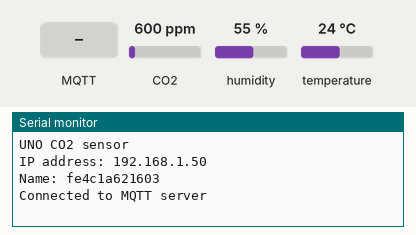
This program was run on a simulated Arduino Uno, built for the host (arithmetic inside an expression is 32-bit, double 64-bit). Parts: the last lines printed to the serial monitor. The inputs (shaded band) are chosen by the test bench; at power-on: CO2 600 ppm, humidity 55 %, temperature 24 °C. WiFi joins after 1.5 s; servers stay silent unless stated; no MQTT or app messages arrive unless stated.

Above: at 2.7 s.
2.8 s: MQTT message "0" arrives on the first subscribed topic
At 3.8 s:
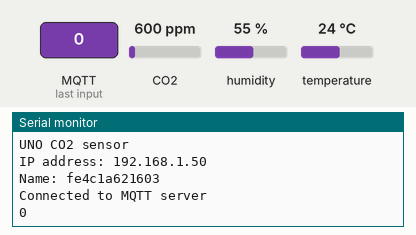
4.3 s: MQTT message "5" arrives on the first subscribed topic
At 4.9 s:
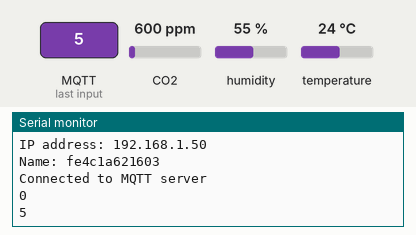

The program:

main.cpp
```cpp
// (licence header left out)
#include "Arduino.h"
#include <SPI.h>
#include <Ethernet.h>
#include <PubSubClient.h>
#include <Wire.h>
#include <SparkFun_SCD30_Arduino_Library.h>
#include <OneWire.h>

#define ONEWIRE_ID_PIN 3

OneWire ds(ONEWIRE_ID_PIN);
SCD30 airSensor;
EthernetClient ethClient;
PubSubClient client(ethClient);

char name[13];

#define topic_gen(item) (String(name) + "/" + (item))

static void callback(char *topic, byte *payload, unsigned int length)
{
	long value;
	payload[length] = '\0';

	value = String((char *) payload).toInt();

	Serial.println(value);
	if (String(topic) == topic_gen("interval"))
		airSensor.setMeasurementInterval(value);
	else if (String(topic) == topic_gen("altitude"))
		airSensor.setAltitudeCompensation(value);
	else if (String(topic) == topic_gen("pressure"))
		airSensor.setAmbientPressure(value);
}

void print_address()
{
	int i;

	Serial.print("IP address: ");
	for (i = 0; i < 4; i++) {
		if (i)
			Serial.print(".");
		Serial.print(Ethernet.localIP()[i], DEC);
	}
	Serial.println();
}

void setup() {
	byte addr[8];
	byte *mac;

	Serial.begin(9600);
	Serial.println("UNO CO2 sensor");

	/* Find a first available device on OneWire bus and take it's serial
	 * number as a base for MAC address.
	 */
	if (!ds.search(addr) || OneWire::crc8(addr, 7) != addr[7]) {
		Serial.println("Fatal - Failed to get OneWire ID\n");
		return;
	}

	mac = addr + 1;
	mac[0] &= 0xfe; /* Clear multicast bit. */
	mac[0] |= 0x02; /* Set local assignment bit. */

	if (Ethernet.begin(mac) == 0) {
		Serial.println("Fatal - Failed to get IP address using DHCP\n");
		return;
	}
	print_address();

	sprintf(name, "%02x%02x%02x%02x%02x%02x", mac[0], mac[1], mac[2], mac[3], mac[4], mac[5]);
	Serial.println("Name: " + String(name));

	Wire.begin();
	airSensor.begin();

	/* Use assigned gateway IP as MQTT broker address with default port */
	client.setServer(Ethernet.gatewayIP(), 1883);
	client.setCallback(callback);
}

#define MQTT_RETRY_TIMEOUT 5000

static void measurements_publish(void)
{

	if (!airSensor.dataAvailable())
		return;

	client.publish(topic_gen("co2").c_str(),
		       String(airSensor.getCO2()).c_str());
	client.publish(topic_gen("temperature").c_str(),
		       String(airSensor.getTemperature()).c_str());
	client.publish(topic_gen("humidity").c_str(),
		       String(airSensor.getHumidity()).c_str());
}

static bool mqtt_connected;
static unsigned long mqtt_last_attempt;

void loop() {
	unsigned long now = millis();

	if (!client.connected()) {
		if (mqtt_connected) {
			mqtt_last_attempt = 0;
			Serial.println("Disconnected from MQTT server");
			mqtt_connected = false;
		}
		if (!mqtt_last_attempt ||
		    mqtt_last_attempt + MQTT_RETRY_TIMEOUT < now ||
		    mqtt_last_attempt > now) {
			mqtt_last_attempt = now;
			if (client.connect(name)) {
				Serial.println("Connected to MQTT server");
				mqtt_connected = true;
				measurements_publish();
				client.subscribe(topic_gen("interval").c_str());
				client.subscribe(topic_gen("altitude").c_str());
				client.subscribe(topic_gen("pressure").c_str());
			}
		}
	} else {
		measurements_publish();
		client.loop();
	}
}
```

Measured:
- after the input at 2.8 s, the serial monitor: prints a new line at once (image 1)
- after the input at 4.3 s, the serial monitor: prints a new line at once (image 2)
